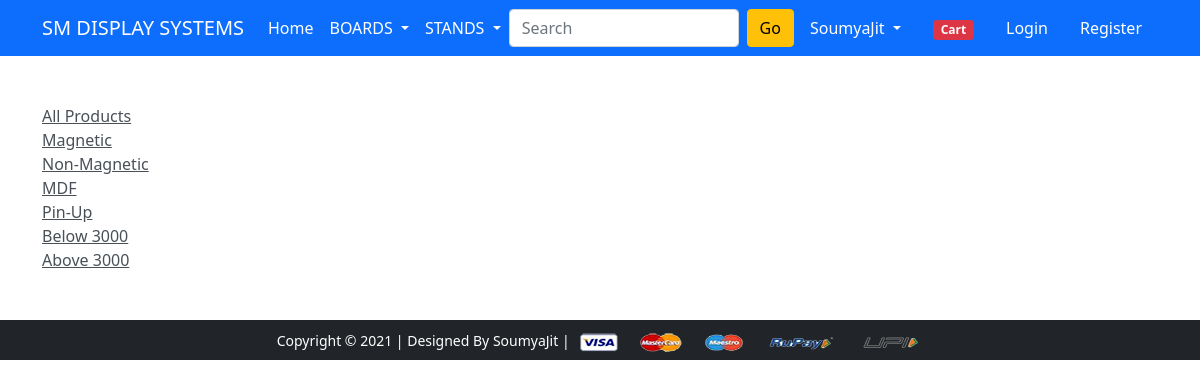
Before: /boards/mobile/nonmagnetic with the older database file.
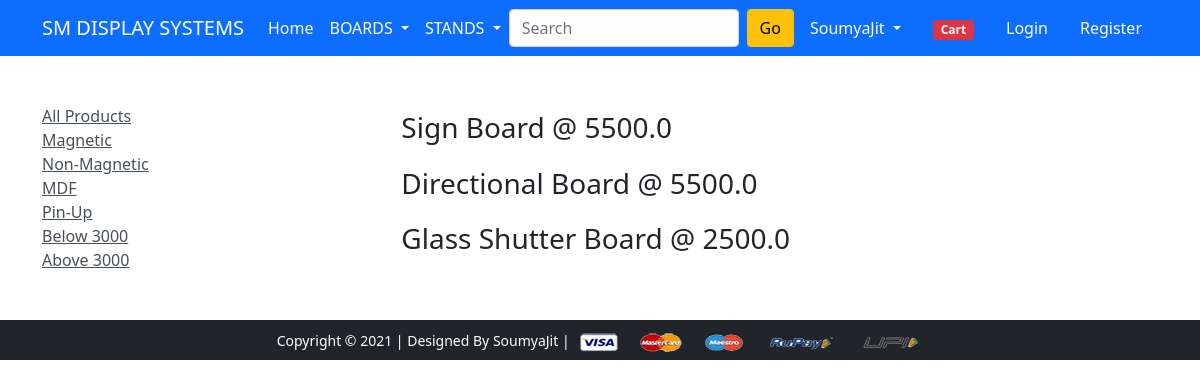
After: the same page with the newer database file.
### boards/models.py (models this page shows, shortened)
class Product(models.Model):
    title= models.CharField(max_length=100)
    selling_price= models.FloatField()
    discount_price= models.FloatField()
    description= models.TextField()
    brand= models.CharField(max_length=100)
    category= models.CharField(choices=CATEGORY_CHOICES, max_length=50)
    product_image= models.ImageField(upload_to= 'productimg')

### boards/views.py (the view)
# urls.py: path('mobile/<slug:category>', views.MobileView.as_view(), name='mobiledata'),
class MobileView(View):
    def get(self, request, category=None):
        if category==None:
            mobiles=Product.objects.filter(category='magnetic')
        elif category== 'magnetic' or category=='nonmagnetic' or category=='pinup' or category=='mdf':
            mobiles=Product.objects.filter(category=category)
        elif category=='below':
            mobiles=Product.objects.filter(discount_price__lt=3000)
        elif category=='above':
            mobiles=Product.objects.filter(discount_price__gt=3000)
        return render(request, 'mobile.html', {'mobiles':mobiles})

### boards/templates/mobile.html (shortened to what this page needs)
{% extends 'base.html' %}
{% load static %}
{% block main-content %}
<div class="container my-5">
 <div class="row">
  <div class="col-sm-3">
   <div class='list-group'>
    <a href="{% url 'mobile' %}" class="list-group-item-action" aria-currents="true">All Products</a>
    <a href="{% url 'mobiledata' 'magnetic' %}" class="list-group-item-action" aria-currents="true">Magnetic</a>
    <a href="{% url 'mobiledata' 'nonmagnetic' %}" class="list-group-item-action" aria-currents="true">Non-Magnetic</a>
    <a href="{% url 'mobiledata' 'mdf' %}" class="list-group-item-action" aria-currents="true">MDF</a>
    <a href="{% url 'mobiledata' 'pinup' %}" class="list-group-item-action" aria-currents="true">Pin-Up</a>
    <a href="{% url 'mobiledata' 'below' %}" class="list-group-item-action" aria-currents="true">Below 3000</a>
    <a href="{% url 'mobiledata' 'above' %}" class="list-group-item-action" aria-currents="true">Above 3000</a>
    </div>
  </div>
  <div class='col-sm-8'>
  {% for mobile in mobiles %}
  <div class="col-sm-8 offset-sm-1">
   <a href="{% url 'product-detail' mobile.id %}" class='btn'>
   <h3> {{mobile.title}} @ {{mobile.selling_price}}</h3>
   </a>
  </div>
  {% endfor %}
  </div>
 </div>
</div>
{% endblock main-content %}

Changed rows visible on the page:
added Product: title "Sign Board", selling_price "5500.0"
added Product: title "Directional Board", selling_price "5500.0"
added Product: title "Glass Shutter Board", selling_price "2500.0"
